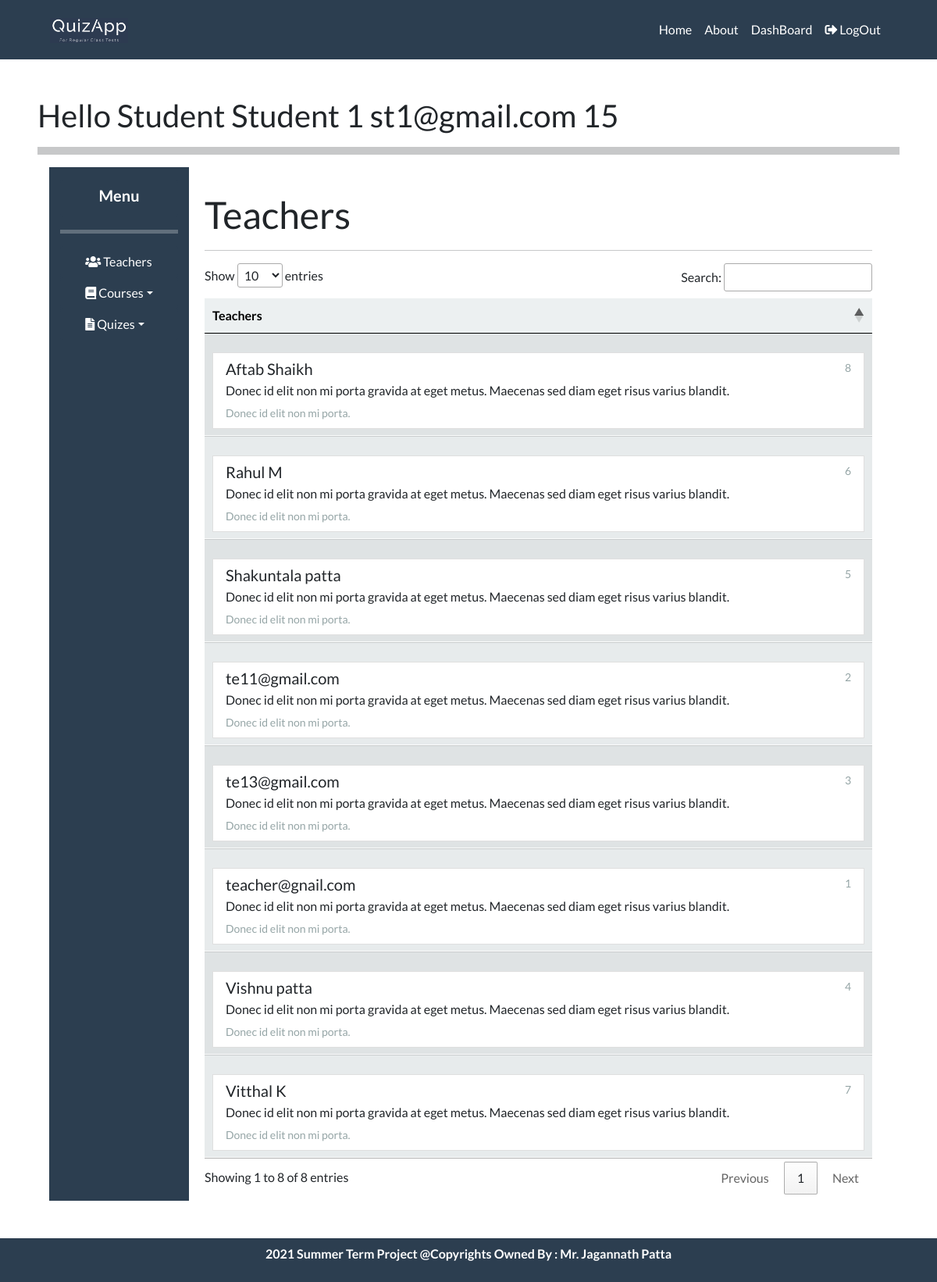
Page /student/AllTeachers (signed in) on the committed database.
### tables this page shows
CREATE TABLE "Teacher" (
	`teacher_id`	INTEGER NOT NULL,
	`user_id`	INTEGER NOT NULL UNIQUE,
	`teacher_name`	TEXT NOT NULL,
	FOREIGN KEY(`user_id`) REFERENCES `User`(`user_id`),
	PRIMARY KEY(`teacher_id`)
);

### Student/views.py (the view)
def AllTeachers():
    page = check_user("/studentSite/all.html")
    if len(page) > 1:
        return render_template(page[0] , msg = page[1])
    else:
        conn = sqlite3.connect("DataBase/quizAppDataBase.db")
        cursor = conn.cursor()
        all_teachers = cursor.execute("SELECT TEACHER_ID , TEACHER_NAME from TEACHER ").fetchall()
        cursor.close()
        conn.close()
        return render_template(page[0] , all_teachers = all_teachers )

### Student/views.py (called while the page is built)
def check_user(page):
    if session.get("email"):
        if session.get("user_role") == 'S':
            return [page]
        else:
            return [page , "You Don't have these previlages." ]
    else:
        return ['login.html']

### templates/studentSite/all.html (shortened to what this page needs)
{% extends "/studentSite/studentHome.html" %}
{% block body %}
<div class="p-sm-2">
    {% if all_teachers %}
        <h1> Teachers  </h1>
        <hr>
        <table id='tab' class="display table responsive table-hover">
            <thead>
                <tr class="table-light">
                  <th scope="col"> Teachers </th>
                </tr>
              </thead>
            <tbody>
                {% for teacher in  all_teachers: %}
              <tr class="table-light">
                <td>
                    <a href="/student/teacher?id={{teacher[0]}}&name={{teacher[1]}}" class="mt-3 list-group-item list-group-item-action flex-column align-items-start">
                        <div class="d-flex w-100 justify-content-between">
                            <h5 class="mb-1"> {{teacher[1] }}</h5>
                            <small class="text-muted">{{teacher[0]}}</small>
                        </div>
                            <p class="mb-1">Donec id elit non mi porta gravida at eget metus. Maecenas sed diam eget risus varius blandit.</p>
                        <small class="text-muted">Donec id elit non mi porta.</small>
                    </a>
                </td>
              </tr>
              {% endfor %}
            </tbody>
        </table>
    {% endif %}
</div>
{% endblock %}

### rows in the picture
Teacher: teacher_name "teacher@gnail.com", teacher_id "1"
Teacher: teacher_name "te11@gmail.com", teacher_id "2"
Teacher: teacher_name "te13@gmail.com", teacher_id "3"
Teacher: teacher_name "Vishnu patta", teacher_id "4"
Teacher: teacher_name "Shakuntala patta", teacher_id "5"
Teacher: teacher_name "Rahul M", teacher_id "6"
Teacher: teacher_name "Vitthal K", teacher_id "7"
Teacher: teacher_name "Aftab Shaikh", teacher_id "8"

### other values in the picture
{{ session['username'] }} "Student 1"
{{ session['email'] }} "st1@gmail.com"
{{ session['role_id'] }} "15"
